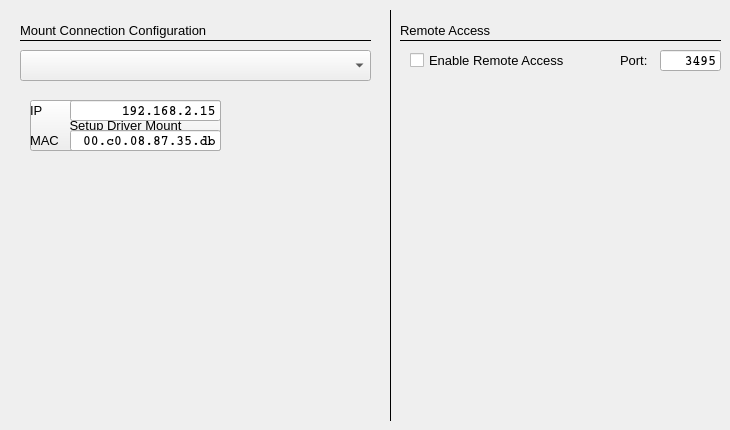
     <widget class="QWidget" name="tab_12">
      <attribute name="title">
       <string>Mount Driver</string>
      </attribute>
      <widget class="Line" name="line_21">
       <property name="geometry">
        <rect>
         <x>20</x>
         <y>30</y>
         <width>351</width>
         <height>21</height>
        </rect>
       </property>
       <property name="font">
        <font>
         <pointsize>10</pointsize>
        </font>
       </property>
       <property name="frameShadow">
        <enum>QFrame::Plain</enum>
       </property>
       <property name="orientation">
        <enum>Qt::Horizontal</enum>
       </property>
      </widget>
      <widget class="QLabel" name="label_138">
       <property name="geometry">
        <rect>
         <x>20</x>
         <y>20</y>
         <width>201</width>
         <height>21</height>
        </rect>
       </property>
       <property name="font">
        <font>
         <pointsize>10</pointsize>
        </font>
       </property>
       <property name="text">
        <string>Mount Connection Configuration</string>
       </property>
      </widget>
      <widget class="Line" name="line_56">
       <property name="geometry">
        <rect>
         <x>380</x>
         <y>10</y>
         <width>21</width>
         <height>411</height>
        </rect>
       </property>
       <property name="frameShadow">
        <enum>QFrame::Plain</enum>
       </property>
       <property name="orientation">
        <enum>Qt::Vertical</enum>
       </property>
      </widget>
      <widget class="QLabel" name="label_193">
       <property name="geometry">
        <rect>
         <x>400</x>
         <y>20</y>
         <width>171</width>
         <height>21</height>
        </rect>
       </property>
       <property name="font">
        <font>
         <pointsize>10</pointsize>
        </font>
       </property>
       <property name="text">
        <string>Remote Access</string>
       </property>
      </widget>
      <widget class="Line" name="line_49">
       <property name="geometry">
        <rect>
         <x>400</x>
         <y>30</y>
         <width>321</width>
         <height>21</height>
        </rect>
       </property>
       <property name="font">
        <font>
         <pointsize>10</pointsize>
        </font>
       </property>
       <property name="frameShadow">
        <enum>QFrame::Plain</enum>
       </property>
       <property name="orientation">
        <enum>Qt::Horizontal</enum>
       </property>
      </widget>
      <widget class="QCheckBox" name="checkRemoteAccess">
       <property name="geometry">
        <rect>
         <x>410</x>
         <y>50</y>
         <width>201</width>
         <height>21</height>
        </rect>
       </property>
       <property name="font">
        <font>
         <pointsize>10</pointsize>
        </font>
       </property>
       <property name="toolTip">
        <string>&lt;html&gt;&lt;head/&gt;&lt;body&gt;&lt;p&gt;check, if you would like to remote control MountWizzard for shutdown&lt;/p&gt;&lt;/body&gt;&lt;/html&gt;</string>
       </property>
       <property name="text">
        <string>Enable Remote Access</string>
       </property>
       <property name="checked">
        <bool>false</bool>
       </property>
      </widget>
      <widget class="QComboBox" name="pd_chooseMountConnection">
       <property name="geometry">
        <rect>
         <x>20</x>
         <y>50</y>
         <width>351</width>
         <height>31</height>
        </rect>
       </property>
      </widget>
      <widget class="QPushButton" name="btn_setupMountDriver">
       <property name="geometry">
        <rect>
         <x>30</x>
         <y>100</y>
         <width>191</width>
         <height>51</height>
        </rect>
       </property>
       <property name="font">
        <font>
         <pointsize>10</pointsize>
        </font>
       </property>
       <property name="toolTip">
        <string>&lt;html&gt;&lt;head/&gt;&lt;body&gt;&lt;p&gt;Select ASCOM driver for mount&lt;/p&gt;&lt;/body&gt;&lt;/html&gt;</string>
       </property>
       <property name="styleSheet">
        <string notr="true"/>
       </property>
       <property name="text">
        <string>Setup Driver Mount</string>
       </property>
      </widget>
      <widget class="QLineEdit" name="le_mountIP">
       <property name="geometry">
        <rect>
         <x>70</x>
         <y>100</y>
         <width>151</width>
         <height>21</height>
        </rect>
       </property>
       <property name="font">
        <font>
         <family>Courier</family>
         <pointsize>10</pointsize>
         <weight>75</weight>
         <bold>true</bold>
        </font>
       </property>
       <property name="mouseTracking">
        <bool>false</bool>
       </property>
       <property name="acceptDrops">
        <bool>false</bool>
       </property>
       <property name="toolTip">
        <string>&lt;html&gt;&lt;head/&gt;&lt;body&gt;&lt;p&gt;IP address of mount&lt;/p&gt;&lt;/body&gt;&lt;/html&gt;</string>
       </property>
       <property name="layoutDirection">
        <enum>Qt::RightToLeft</enum>
       </property>
       <property name="text">
        <string>192.168.2.15</string>
       </property>
       <property name="maxLength">
        <number>15</number>
       </property>
       <property name="alignment">
        <set>Qt::AlignRight|Qt::AlignTrailing|Qt::AlignVCenter</set>
       </property>
       <property name="readOnly">
        <bool>false</bool>
       </property>
      </widget>
      <widget class="QLabel" name="label_mountIP">
       <property name="geometry">
        <rect>
         <x>30</x>
         <y>100</y>
         <width>21</width>
         <height>21</height>
        </rect>
       </property>
       <property name="font">
        <font>
         <pointsize>10</pointsize>
        </font>
       </property>
       <property name="text">
        <string>IP</string>
       </property>
      </widget>
      <widget class="QLabel" name="label_mountMAC">
       <property name="geometry">
        <rect>
         <x>30</x>
         <y>130</y>
         <width>31</width>
         <height>21</height>
        </rect>
       </property>
       <property name="font">
        <font>
         <pointsize>10</pointsize>
        </font>
       </property>
       <property name="text">
        <string>MAC</string>
       </property>
      </widget>
      <widget class="QLineEdit" name="le_mountMAC">
       <property name="geometry">
        <rect>
         <x>70</x>
         <y>130</y>
         <width>151</width>
         <height>21</height>
        </rect>
       </property>
       <property name="font">
        <font>
         <family>Courier</family>
         <pointsize>10</pointsize>
         <weight>75</weight>
         <bold>true</bold>
        </font>
       </property>
       <property name="mouseTracking">
        <bool>false</bool>
       </property>
       <property name="acceptDrops">
        <bool>false</bool>
       </property>
       <property name="toolTip">
        <string>&lt;html&gt;&lt;head/&gt;&lt;body&gt;&lt;p&gt;IP address of mount&lt;/p&gt;&lt;/body&gt;&lt;/html&gt;</string>
       </property>
       <property name="layoutDirection">
        <enum>Qt::RightToLeft</enum>
       </property>
       <property name="text">
        <string>00.c0.08.87.35.db</string>
       </property>
       <property name="maxLength">
        <number>18</number>
       </property>
       <property name="alignment">
        <set>Qt::AlignRight|Qt::AlignTrailing|Qt::AlignVCenter</set>
       </property>
       <property name="readOnly">
        <bool>false</bool>
       </property>
      </widget>
      <widget class="QLineEdit" name="le_remotePort">
       <property name="geometry">
        <rect>
         <x>660</x>
         <y>50</y>
         <width>61</width>
         <height>21</height>
        </rect>
       </property>
       <property name="font">
        <font>
         <family>Courier</family>
         <pointsize>10</pointsize>
         <weight>75</weight>
         <bold>true</bold>
        </font>
       </property>
       <property name="mouseTracking">
        <bool>false</bool>
       </property>
       <property name="acceptDrops">
        <bool>false</bool>
       </property>
       <property name="toolTip">
        <string>&lt;html&gt;&lt;head/&gt;&lt;body&gt;&lt;p&gt;IP address of mount&lt;/p&gt;&lt;/body&gt;&lt;/html&gt;</string>
       </property>
       <property name="layoutDirection">
        <enum>Qt::RightToLeft</enum>
       </property>
       <property name="text">
        <string>3495</string>
       </property>
       <property name="maxLength">
        <number>5</number>
       </property>
       <property name="alignment">
        <set>Qt::AlignRight|Qt::AlignTrailing|Qt::AlignVCenter</set>
       </property>
       <property name="readOnly">
        <bool>false</bool>
       </property>
      </widget>
      <widget class="QLabel" name="label_mountIP_2">
       <property name="geometry">
        <rect>
         <x>620</x>
         <y>50</y>
         <width>41</width>
         <height>21</height>
        </rect>
       </property>
       <property name="font">
        <font>
         <pointsize>10</pointsize>
        </font>
       </property>
       <property name="text">
        <string>Port: </string>
       </property>
      </widget>
     </widget>
